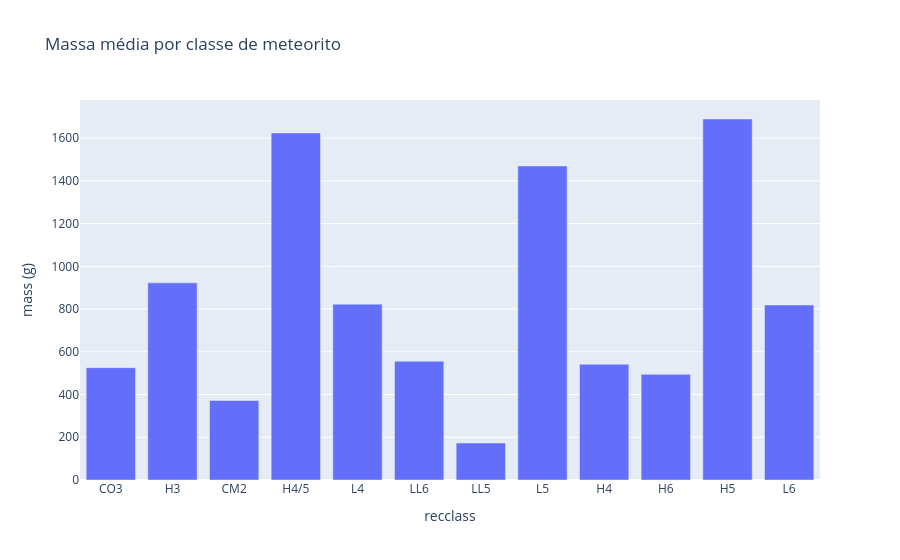

Notebook code cell kept with this figure:
### Markdown cell above
### Gráfico de barras

### Code cell
met_cat = meteoritos.groupby('recclass').agg({'mass (g)': 'mean', 'id': 'count'}).reset_index()
met_cat = met_cat[met_cat['id'] > 300]
met_cat = met_cat.sort_values(by='id')
px.bar(met_cat, x='recclass', y='mass (g)', title='Massa média por classe de meteorito')

### Figure 1 — Plotly figure (JSON) as saved in the notebook; plotly's stock layout.template omitted (floating-point values rounded to 4 significant figures)
{"data": [{"hovertemplate": "recclass=%{x}<br>mass (g)=%{y}<extra></extra>", "legendgroup": "", "marker": {"color": "#636efa", "pattern": {"shape": ""}}, "name": "", "orientation": "v", "showlegend": false, "textposition": "auto", "type": "bar", "x": ["CO3", "H3", "CM2", "H4/5", "L4", "LL6", "LL5", "L5", "H4", "H6", "H5", "L6"], "xaxis": "x", "y": [525.7, 922.5, 372.0, 1624.0, 823.0, 555.8, 172.9, 1470.0, 541.7, 494.4, 1689.0, 818.9], "yaxis": "y"}], "layout": {"barmode": "relative", "legend": {"tracegroupgap": 0}, "title": {"text": "Massa média por classe de meteorito"}, "xaxis": {"anchor": "y", "domain": [0, 1], "title": {"text": "recclass"}}, "yaxis": {"anchor": "x", "domain": [0, 1], "title": {"text": "mass (g)"}}}}
